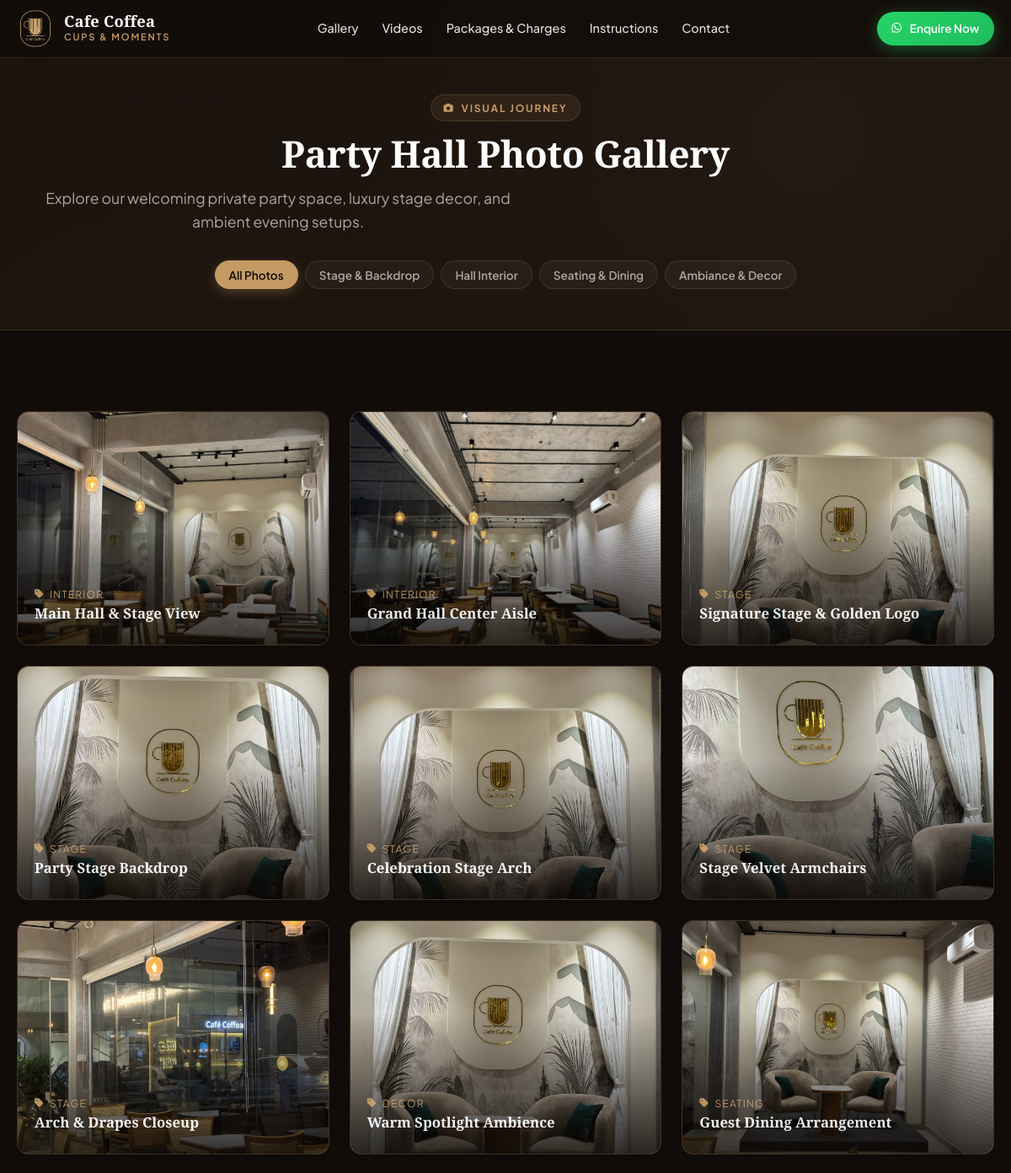
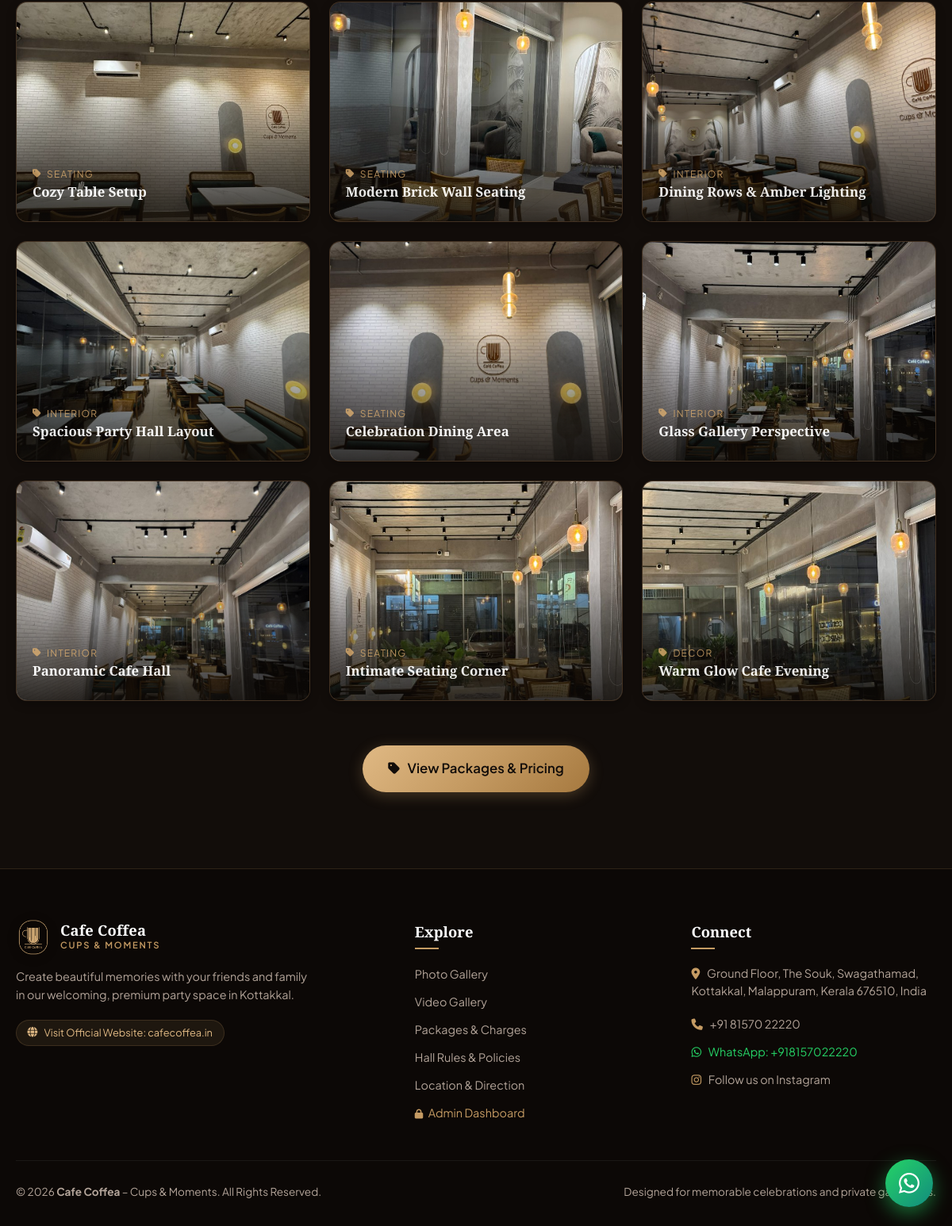
/gallery.php, run on the app's committed database (2 pictures, top to bottom).
### tables this page shows
CREATE TABLE photos (
            id INTEGER PRIMARY KEY AUTOINCREMENT,
            file_path TEXT NOT NULL,
            thumb_path TEXT,
            title TEXT,
            category TEXT DEFAULT 'general',
            display_order INTEGER DEFAULT 0,
            is_hero INTEGER DEFAULT 0,
            is_active INTEGER DEFAULT 1,
            created_at DATETIME DEFAULT CURRENT_TIMESTAMP
        );

### config/db.php (called while the page is built, shortened)
<?php
function get_base_url(): string {
    $protocol = (!empty($_SERVER['HTTPS']) && $_SERVER['HTTPS'] !== 'off') ? "https" : "http";
    $host = $_SERVER['HTTP_HOST'] ?? 'localhost';
    $docRoot = str_replace('\\', '/', realpath($_SERVER['DOCUMENT_ROOT'] ?? ''));
    $appDir = str_replace('\\', '/', ROOT_DIR);
    if ($docRoot && strpos($appDir, $docRoot) === 0) {
        $subDir = substr($appDir, strlen($docRoot));
        $subDir = '/' . trim($subDir, '/');
        if ($subDir === '/') {
            $subDir = '';
        }
    } else {
        $subDir = '';
    }
    return $protocol . "://" . $host . $subDir;
}
function get_db(): PDO {
    static $pdo = null;
    if ($pdo === null) {
        $pdo = new PDO('sqlite:' . DB_FILE);
        $pdo->setAttribute(PDO::ATTR_ERRMODE, PDO::ERRMODE_EXCEPTION);
        $pdo->setAttribute(PDO::ATTR_DEFAULT_FETCH_MODE, PDO::FETCH_ASSOC);
    }
    return $pdo;
}
function get_all_settings(): array {
    $db = get_db();
    $rows = $db->query("SELECT key, value FROM settings")->fetchAll();
    $settings = [];
    foreach ($rows as $row) {
        $settings[$row['key']] = $row['value'];
    }
    return $settings;
}
function e(?string $str): string {
    return htmlspecialchars($str ?? '', ENT_QUOTES, 'UTF-8');
}

### gallery.php (the view, shortened to what this page needs)
<?php
require_once __DIR__ . '/config/db.php';
$db = get_db();
$settings = get_all_settings();
$stmt = $db->query("SELECT * FROM photos WHERE is_active = 1 ORDER BY display_order ASC, id ASC");
$photos = $stmt->fetchAll();
include __DIR__ . '/includes/header.php';
?>
    <div style="padding: 7rem 0 3rem; background: var(--color-bg-surface); border-bottom: 1px solid var(--border-subtle); text-align: center;">
        <div class="container">
            <div class="section-tag">
                <i class="fas fa-camera"></i>
                <span>Visual Journey</span>
            </div>
            <h1 class="section-title">Party Hall Photo Gallery</h1>
            <p class="section-subtitle">
                Explore our welcoming private party space, luxury stage decor, and ambient evening setups.
            </p>
            <div class="gallery-filters" style="margin-bottom: 0;">
                <button type="button" class="gallery-filter-btn active" data-filter="all">All Photos</button>
                <button type="button" class="gallery-filter-btn" data-filter="stage">Stage & Backdrop</button>
                <button type="button" class="gallery-filter-btn" data-filter="interior">Hall Interior</button>
                <button type="button" class="gallery-filter-btn" data-filter="seating">Seating & Dining</button>
                <button type="button" class="gallery-filter-btn" data-filter="decor">Ambiance & Decor</button>
            </div>
        </div>
    </div>
    <div class="section section-dark">
        <div class="container">
            <div class="gallery-grid">
                <?php foreach ($photos as $photo):
                    $thumb = !empty($photo['thumb_path']) ? $baseUrl . '/' . ltrim($photo['thumb_path'], '/') : $baseUrl . '/' . ltrim($photo['file_path'], '/');
                    $full = $baseUrl . '/' . ltrim($photo['file_path'], '/');
                    $cat = e($photo['category'] ?? 'general');
                ?>
                <div class="gallery-card"
                     data-category="<?= $cat ?>"
                     data-full="<?= $full ?>"
                     data-title="<?= e($photo['title'] ?? 'Cafe Coffea Party Hall') ?>">
                    <img src="<?= $thumb ?>" alt="<?= e($photo['title'] ?? 'Party Hall Photograph') ?>" class="gallery-img" loading="lazy">
                    <div class="gallery-card-overlay">
                        <span class="gallery-card-category">
                            <i class="fas fa-tag text-gold"></i> <?= ucfirst($cat) ?>
                        </span>
                        <h4 class="gallery-card-title"><?= e($photo['title'] ?? 'Cafe Coffea Moments') ?></h4>
                    </div>
                </div>
                <?php endforeach; ?>
            </div>
            <div style="text-align: center; margin-top: 3.5rem;">
                <a href="<?= $baseUrl ?>/index.php#pricing" class="btn btn-primary btn-lg">
                    <i class="fas fa-tag"></i>
                    <span>View Packages & Pricing</span>
                </a>
            </div>
        </div>
    </div>
<?php
include __DIR__ . '/includes/footer.php';
?>

### includes/header.php (shortened to what this page needs)
<?php
require_once __DIR__ . '/../config/db.php';
$baseUrl = get_base_url();
$settings = get_all_settings();
$brandName = $settings['brand_name'] ?? 'Cafe Coffea';
$brandTagline = $settings['brand_tagline'] ?? 'Cups & Moments';
$whatsappNumber = preg_replace('/[^0-9]/', '', $settings['whatsapp_number'] ?? '918157022220');
$prefillText = $settings['whatsapp_prefill_text'] ?? 'Hello Cafe Coffea! I would like to enquire about party hall booking at Cafe Coffea – Cups & Moments.';
$whatsappUrl = "https://wa.me/" . $whatsappNumber . "?text=" . rawurlencode($prefillText);
?>
<!DOCTYPE html>
<html lang="en">
<head>
    <link rel="stylesheet" href="https://cdnjs.cloudflare.com/ajax/libs/font-awesome/6.5.1/css/all.min.css">
    <link rel="stylesheet" href="<?= $baseUrl ?>/assets/css/style.css">
</head>
<body>
    <header class="site-header">
        <div class="container header-container">
            <a href="<?= $baseUrl ?>/index.php" class="brand-link" aria-label="Cafe Coffea Homepage">
                <img src="<?= $baseUrl ?>/assets/images/logo.png" alt="Cafe Coffea Logo" class="brand-logo-img">
                <div class="brand-text-block">
                    <span class="brand-title"><?= e($brandName) ?></span>
                    <span class="brand-subtitle"><?= e($brandTagline) ?></span>
                </div>
            </a>
            <nav class="desktop-nav" aria-label="Main Navigation">
                <a href="<?= $baseUrl ?>/index.php#gallery" class="nav-link">Gallery</a>
                <a href="<?= $baseUrl ?>/index.php#videos" class="nav-link">Videos</a>
                <a href="<?= $baseUrl ?>/index.php#pricing" class="nav-link">Packages & Charges</a>
                <a href="<?= $baseUrl ?>/index.php#instructions" class="nav-link">Instructions</a>
                <a href="<?= $baseUrl ?>/index.php#contact" class="nav-link">Contact</a>
            </nav>
            <div class="header-actions">
                <a href="<?= $whatsappUrl ?>" target="_blank" rel="noopener noreferrer" class="btn btn-whatsapp btn-sm d-none-mobile">
                    <i class="fab fa-whatsapp"></i>
                    <span>Enquire Now</span>
                </a>
            </div>
        </div>
    </header>

### includes/footer.php (shortened to what this page needs)
<?php
$settings = get_all_settings();
$baseUrl = get_base_url();
$whatsappNumber = preg_replace('/[^0-9]/', '', $settings['whatsapp_number'] ?? '918157022220');
$prefillText = $settings['whatsapp_prefill_text'] ?? 'Hello Cafe Coffea! I would like to enquire about party hall booking at Cafe Coffea – Cups & Moments.';
$whatsappUrl = "https://wa.me/" . $whatsappNumber . "?text=" . rawurlencode($prefillText);
?>
    <a href="<?= $whatsappUrl ?>" target="_blank" rel="noopener noreferrer" class="floating-whatsapp" aria-label="Enquire on WhatsApp">
        <i class="fab fa-whatsapp"></i>
    </a>
    <footer class="site-footer">
        <div class="container">
            <div class="footer-top">
                <div class="footer-brand-col">
                    <a href="<?= $baseUrl ?>/index.php" class="brand-link" style="margin-bottom: 0.5rem;">
                        <img src="<?= $baseUrl ?>/assets/images/logo.png" alt="Cafe Coffea" class="brand-logo-img">
                        <div class="brand-text-block">
                            <span class="brand-title"><?= e($settings['brand_name'] ?? 'Cafe Coffea') ?></span>
                            <span class="brand-subtitle"><?= e($settings['brand_tagline'] ?? 'Cups & Moments') ?></span>
                        </div>
                    </a>
                    <p class="footer-brand-desc">
                        <?= e($settings['hero_description'] ?? 'Create beautiful memories with your friends and family in our welcoming, premium party space in Kottakkal.') ?>
                    </p>
                    <div style="margin-top: 1.25rem;">
                        <a href="<?= e($settings['official_website_url'] ?? 'https://cafecoffea.in/') ?>" target="_blank" rel="noopener noreferrer" class="footer-official-badge">
                            <i class="fas fa-globe"></i>
                            <span>Visit Official Website: cafecoffea.in</span>
                        </a>
                    </div>
                </div>
                <div class="footer-links-col">
                    <h4 class="footer-col-title">Explore</h4>
                    <div class="footer-links-list">
                        <a href="<?= $baseUrl ?>/index.php#gallery" class="footer-link">Photo Gallery</a>
                        <a href="<?= $baseUrl ?>/index.php#videos" class="footer-link">Video Gallery</a>
                        <a href="<?= $baseUrl ?>/index.php#pricing" class="footer-link">Packages & Charges</a>
                        <a href="<?= $baseUrl ?>/index.php#instructions" class="footer-link">Hall Rules & Policies</a>
                        <a href="<?= $baseUrl ?>/index.php#contact" class="footer-link">Location & Direction</a>
                        <a href="<?= $baseUrl ?>/admin/index.php" class="footer-link" style="color: var(--color-gold);">
                            <i class="fas fa-lock" style="font-size: 0.75rem; margin-right: 0.25rem;"></i> Admin Dashboard
                        </a>
                    </div>
                </div>
                <div class="footer-contact-col">
                    <h4 class="footer-col-title">Connect</h4>
                    <div class="footer-links-list">
                        <div style="font-size: 0.9rem; color: var(--text-muted); line-height: 1.5; margin-bottom: 0.5rem;">
                            <i class="fas fa-map-marker-alt text-gold" style="margin-right: 0.4rem;"></i>
                            <?= e($settings['address'] ?? 'Ground Floor, The Souk, Swagathamad, Kottakkal, Malappuram, Kerala 676510') ?>
                        </div>
                        <a href="tel:<?= e($settings['phone_number'] ?? '+918157022220') ?>" class="footer-link">
                            <i class="fas fa-phone text-gold" style="margin-right: 0.4rem;"></i>
                            <?= e($settings['phone_number'] ?? '+91 81570 22220') ?>
                        </a>
                        <a href="<?= $whatsappUrl ?>" target="_blank" rel="noopener noreferrer" class="footer-link" style="color: var(--color-whatsapp);">
                            <i class="fab fa-whatsapp" style="margin-right: 0.4rem;"></i>
                            WhatsApp: <?= e($settings['whatsapp_number'] ?? '+91 81570 22220') ?>
                        </a>
                        <?php if (!empty($settings['instagram_url'])): ?>
                        <a href="<?= e($settings['instagram_url']) ?>" target="_blank" rel="noopener noreferrer" class="footer-link">
                            <i class="fab fa-instagram text-gold" style="margin-right: 0.4rem;"></i>
                            Follow us on Instagram
                        </a>
                        <?php endif; ?>
                    </div>
                </div>
            </div>
            <div class="footer-bottom">
                <div>
                    &copy; <?= date('Y') ?> <strong><?= e($settings['brand_name'] ?? 'Cafe Coffea') ?></strong> – <?= e($settings['brand_tagline'] ?? 'Cups & Moments') ?>. All Rights Reserved.
                </div>
                <div>
                    Designed for memorable celebrations and private gatherings.
                </div>
            </div>
        </div>
    </footer>
</body>
</html>

### data on the page
photos: thumb_path (picture), category "INTERIOR", title "Main Hall & Stage View"
photos: thumb_path (picture), category "INTERIOR", title "Grand Hall Center Aisle"
photos: thumb_path (picture), category "STAGE", title "Signature Stage & Golden Logo"
photos: thumb_path (picture), category "STAGE", title "Party Stage Backdrop"
photos: thumb_path (picture), category "STAGE", title "Celebration Stage Arch"
photos: thumb_path (picture), category "STAGE", title "Stage Velvet Armchairs"
photos: thumb_path (picture), category "STAGE", title "Arch & Drapes Closeup"
photos: thumb_path (picture), category "DECOR", title "Warm Spotlight Ambience"
photos: thumb_path (picture), category "SEATING", title "Guest Dining Arrangement"
photos: thumb_path (picture), category "SEATING", title "Cozy Table Setup"
photos: thumb_path (picture), category "SEATING", title "Modern Brick Wall Seating"
photos: thumb_path (picture), category "INTERIOR", title "Dining Rows & Amber Lighting"
photos: thumb_path (picture), category "INTERIOR", title "Spacious Party Hall Layout"
photos: thumb_path (picture), category "SEATING", title "Celebration Dining Area"
photos: thumb_path (picture), category "INTERIOR", title "Glass Gallery Perspective"
photos: thumb_path (picture), category "INTERIOR", title "Panoramic Cafe Hall"
photos: thumb_path (picture), category "SEATING", title "Intimate Seating Corner"
photos: thumb_path (picture), category "DECOR", title "Warm Glow Cafe Evening"

### other printed values
$brandName "Cafe Coffea"
$brandTagline "CUPS & MOMENTS"
$settings['brand_name'] "Cafe Coffea"
$settings['brand_tagline'] "CUPS & MOMENTS"
$settings['hero_description'] "Create beautiful memories with your friends and family in our welcoming, premium party space in Kottakkal."
$settings['address'] "Ground Floor, The Souk, Swagathamad, Kottakkal, Malappuram, Kerala 676510, India"
$settings['phone_number'] "+91 81570 22220"
$settings['whatsapp_number'] "+918157022220"
$settings['brand_tagline'] "Cups & Moments"
